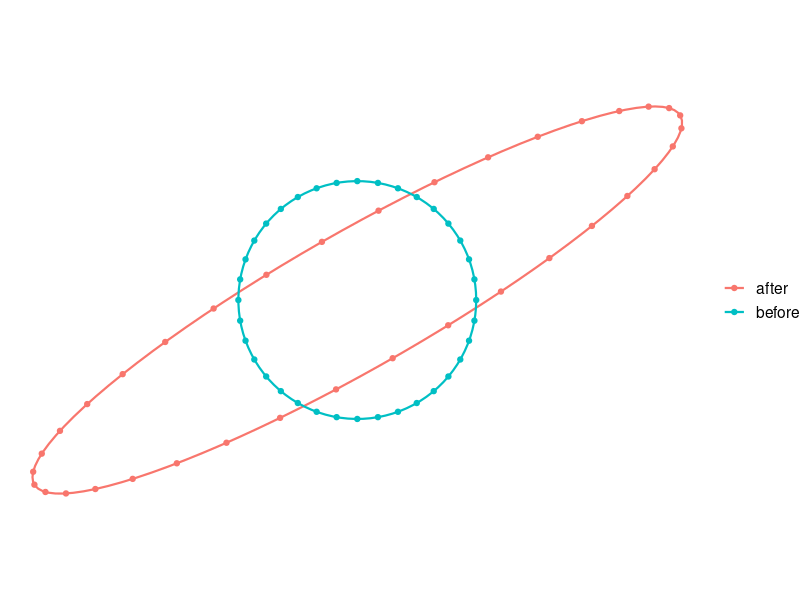
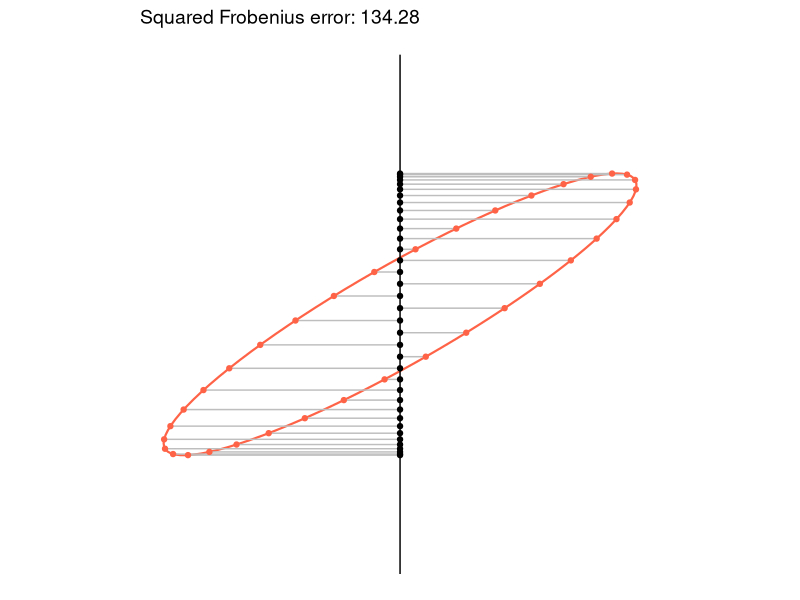
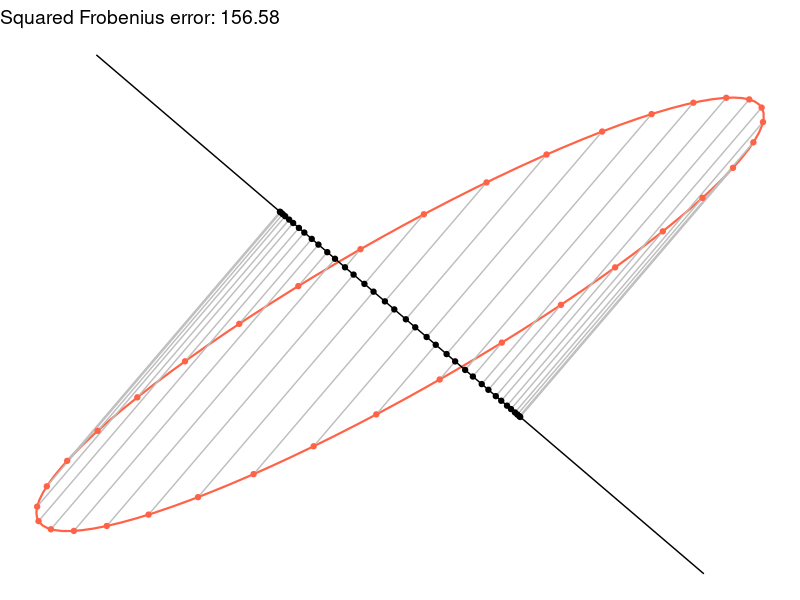
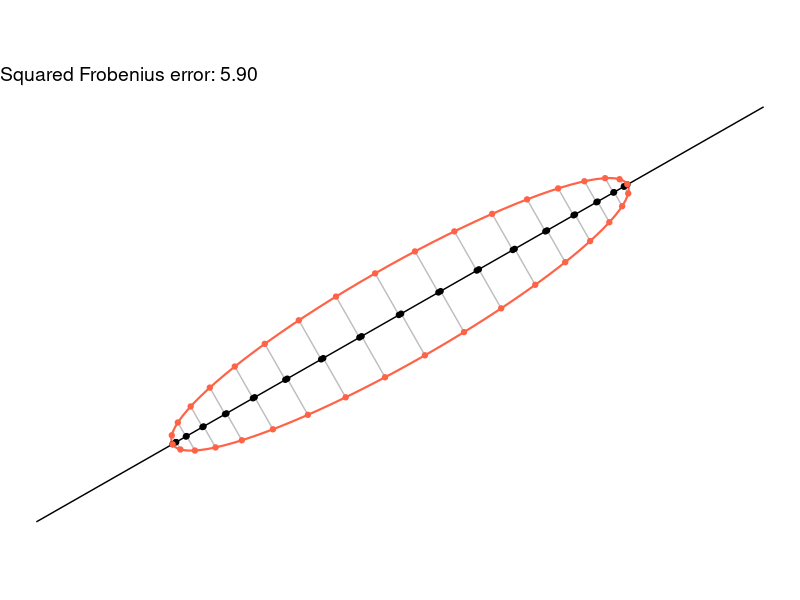

Write R code to recreate these figures, in order.
## ---- chunk 1
library(ggplot2)

t <- seq(0, 2 * pi, length.out = 100)
circle <- rbind(cos(t), sin(t))
t.p <- seq(0, 2 * pi, length.out = 37)[-37]
circle.p <- rbind(x = cos(t.p), y = sin(t.p))

A <- matrix(c(2.5, 1.1,
              1.1, 1.2), nrow = 2, byrow = TRUE)

ellipse <- A %*% circle
ellipse.pt <- A %*% circle.p

df.l <- rbind(
  data.frame(x = circle[1, ],  y = circle[2, ], shape = "before"),
  data.frame(x = ellipse[1, ], y = ellipse[2, ], shape = "after")
)

df.p <- rbind(
  data.frame(x = circle.p[1,], y= circle.p[2,], shape = "before"),
  data.frame(x = ellipse.pt[1,], y=ellipse.pt[2,], shape = "after")
)

ggplot() +
  geom_path(data = df.l, aes(x=x,y=y,color=shape), linewidth = 0.75) +
  geom_point(data = df.p, aes(x=x,y=y, color=shape)) +
  coord_equal() +
  theme_void(base_size = 14) +
  theme(panel.grid = element_blank(),
	legend.title = element_blank())

## ---- chunk 2

Pts <- t(ellipse.pt)

# projection onto the y axis
X_hat <- cbind(rep(0, nrow(Pts)), Pts[, 2])

frobenius_sq <- sum((Pts - X_hat)^2)

df1 <- data.frame(x = Pts[, 1], y = Pts[, 2])
df2 <- data.frame(x = X_hat[, 1], y = X_hat[, 2])
df3 <- data.frame(x = Pts[, 1], y = Pts[, 2], 
                  xend = X_hat[, 1], yend = X_hat[, 2])

ggplot() +
  geom_path(data = subset(df.l,shape=="after"), aes(x=x,y=y), color='tomato', linewidth = 0.75) +
  geom_segment(aes(x = 0, y = -3, xend = 0, yend = 3)) +
  geom_segment(data = df3, aes(x = x, y = y, xend = xend, yend = yend), color='grey') +
  geom_point(data = df2, aes(x = x, y = y)) +
  geom_point(data = df1, aes(x = x, y = y), color = 'tomato') +
  coord_equal() +
  theme_void(base_size = 14) +
  theme(panel.grid = element_blank())+
  labs(subtitle = sprintf("Squared Frobenius error: %.2f", frobenius_sq))

## ---- chunk 3
# random projection!
u <- rnorm(2)
u <- u / sqrt(sum(u^2))

X_hat <- (Pts %*% u) %*% t(u)

frobenius_sq <- sum((Pts - X_hat)^2)

df1 <- data.frame(x = Pts[, 1], y = Pts[, 2])
df2 <- data.frame(x = X_hat[, 1], y = X_hat[, 2])
df3 <- data.frame(x = Pts[, 1], y = Pts[, 2],
                  xend = X_hat[, 1], yend = X_hat[, 2])

ggplot() +
  geom_path(data = subset(df.l,shape=="after"), aes(x=x,y=y), color='tomato', linewidth = 0.75) +
  geom_segment(aes(x = -3 * u[1], y = -3 * u[2], xend = 3 * u[1], yend = 3 * u[2])) +
  geom_segment(data = df3, aes(x = x, y = y, xend = xend, yend = yend), color='grey') +
  geom_point(data = df2, aes(x = x, y = y)) +
  geom_point(data = df1, aes(x = x, y = y), color = 'tomato') +
  coord_equal() +
  theme_void(base_size = 14) +
  theme(panel.grid = element_blank()) +
  labs(subtitle = sprintf("Squared Frobenius error: %.2f", frobenius_sq))
## ---- chunk 4
# here we get the first pc by svd, this is a rank 1 approximation of X
pc1 <- svd(Pts)$v[,1]

# and project
X_hat <- (Pts %*% pc1) %*% t(pc1)

frobenius_sq <- sum((Pts - X_hat)^2)
  
df1 <- data.frame(x = Pts[, 1], y = Pts[, 2])
df2 <- data.frame(x = X_hat[, 1], y = X_hat[, 2])
df3 <- data.frame(x = Pts[, 1], y = Pts[, 2],
                  xend = X_hat[, 1], yend = X_hat[, 2])
  
ggplot() +
  geom_path(data = subset(df.l,shape=="after"), aes(x=x,y=y), color='tomato', linewidth = 0.75) +
  geom_segment(aes(x = -5 * pc1[1], y = -5 * pc1[2], xend = 5 * pc1[1], yend = 5 * pc1[2])) +
  geom_segment(data = df3, aes(x = x, y = y, xend = xend, yend = yend), color='grey') +
  geom_point(data = df2, aes(x = x, y = y)) +
  geom_point(data = df1, aes(x = x, y = y), color = 'tomato') +
  coord_equal() +   
  theme_void(base_size = 14) +
  theme(panel.grid = element_blank()) +
  labs(subtitle = sprintf("Squared Frobenius error: %.2f", frobenius_sq))
